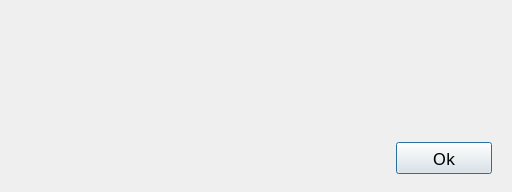
<?xml version="1.0" encoding="UTF-8"?>
<ui version="4.0">
 <class>GameDialog</class>
 <widget class="QDialog" name="GameDialog">
  <property name="geometry">
   <rect>
    <x>0</x>
    <y>0</y>
    <width>512</width>
    <height>192</height>
   </rect>
  </property>
  <property name="minimumSize">
   <size>
    <width>512</width>
    <height>192</height>
   </size>
  </property>
  <property name="font">
   <font>
    <family>Metropolis</family>
    <pointsize>13</pointsize>
   </font>
  </property>
  <property name="windowIcon">
   <iconset>
    <normalon>:/logo/logo/logdoctor.svg</normalon>
   </iconset>
  </property>
  <property name="modal">
   <bool>true</bool>
  </property>
  <layout class="QVBoxLayout" name="verticalLayout">
   <item>
    <widget class="QFrame" name="frame_Message">
     <property name="sizePolicy">
      <sizepolicy hsizetype="Preferred" vsizetype="Minimum">
       <horstretch>0</horstretch>
       <verstretch>0</verstretch>
      </sizepolicy>
     </property>
     <layout class="QGridLayout" name="gridLayout">
      <property name="topMargin">
       <number>0</number>
      </property>
      <property name="bottomMargin">
       <number>0</number>
      </property>
      <item row="0" column="0" rowspan="3">
       <widget class="QLabel" name="label_Icon">
        <property name="minimumSize">
         <size>
          <width>92</width>
          <height>92</height>
         </size>
        </property>
        <property name="maximumSize">
         <size>
          <width>92</width>
          <height>92</height>
         </size>
        </property>
        <property name="pixmap">
         <pixmap resource="../resources/resources.qrc">:/logo/logo/logdoctor.svg</pixmap>
        </property>
        <property name="scaledContents">
         <bool>true</bool>
        </property>
        <property name="alignment">
         <set>Qt::AlignCenter</set>
        </property>
       </widget>
      </item>
      <item row="2" column="1">
       <widget class="QLabel" name="label_Message">
        <property name="sizePolicy">
         <sizepolicy hsizetype="Preferred" vsizetype="Expanding">
          <horstretch>0</horstretch>
          <verstretch>0</verstretch>
         </sizepolicy>
        </property>
        <property name="minimumSize">
         <size>
          <width>0</width>
          <height>32</height>
         </size>
        </property>
        <property name="font">
         <font>
          <family>Metropolis</family>
          <pointsize>13</pointsize>
         </font>
        </property>
        <property name="alignment">
         <set>Qt::AlignLeading|Qt::AlignLeft|Qt::AlignTop</set>
        </property>
        <property name="wordWrap">
         <bool>true</bool>
        </property>
        <property name="indent">
         <number>8</number>
        </property>
       </widget>
      </item>
      <item row="1" column="1">
       <widget class="QLabel" name="label_Title">
        <property name="minimumSize">
         <size>
          <width>0</width>
          <height>32</height>
         </size>
        </property>
        <property name="maximumSize">
         <size>
          <width>16777215</width>
          <height>32</height>
         </size>
        </property>
        <property name="font">
         <font>
          <family>Metropolis</family>
          <pointsize>11</pointsize>
         </font>
        </property>
        <property name="text">
         <string/>
        </property>
        <property name="alignment">
         <set>Qt::AlignBottom|Qt::AlignLeading|Qt::AlignLeft</set>
        </property>
        <property name="wordWrap">
         <bool>true</bool>
        </property>
        <property name="indent">
         <number>8</number>
        </property>
       </widget>
      </item>
     </layout>
    </widget>
   </item>
   <item>
    <widget class="QFrame" name="frame_Buttons">
     <property name="minimumSize">
      <size>
       <width>0</width>
       <height>48</height>
      </size>
     </property>
     <property name="maximumSize">
      <size>
       <width>16777215</width>
       <height>48</height>
      </size>
     </property>
     <layout class="QHBoxLayout" name="horizontalLayout">
      <item>
       <spacer name="horizontalSpacer">
        <property name="orientation">
         <enum>Qt::Horizontal</enum>
        </property>
        <property name="sizeHint" stdset="0">
         <size>
          <width>333</width>
          <height>27</height>
         </size>
        </property>
       </spacer>
      </item>
      <item>
       <widget class="QPushButton" name="button_Ok">
        <property name="minimumSize">
         <size>
          <width>96</width>
          <height>32</height>
         </size>
        </property>
        <property name="maximumSize">
         <size>
          <width>96</width>
          <height>32</height>
         </size>
        </property>
        <property name="text">
         <string>Ok</string>
        </property>
       </widget>
      </item>
     </layout>
    </widget>
   </item>
  </layout>
 </widget>
 <resources>
  <include location="../resources/resources.qrc"/>
 </resources>
 <connections/>
</ui>
